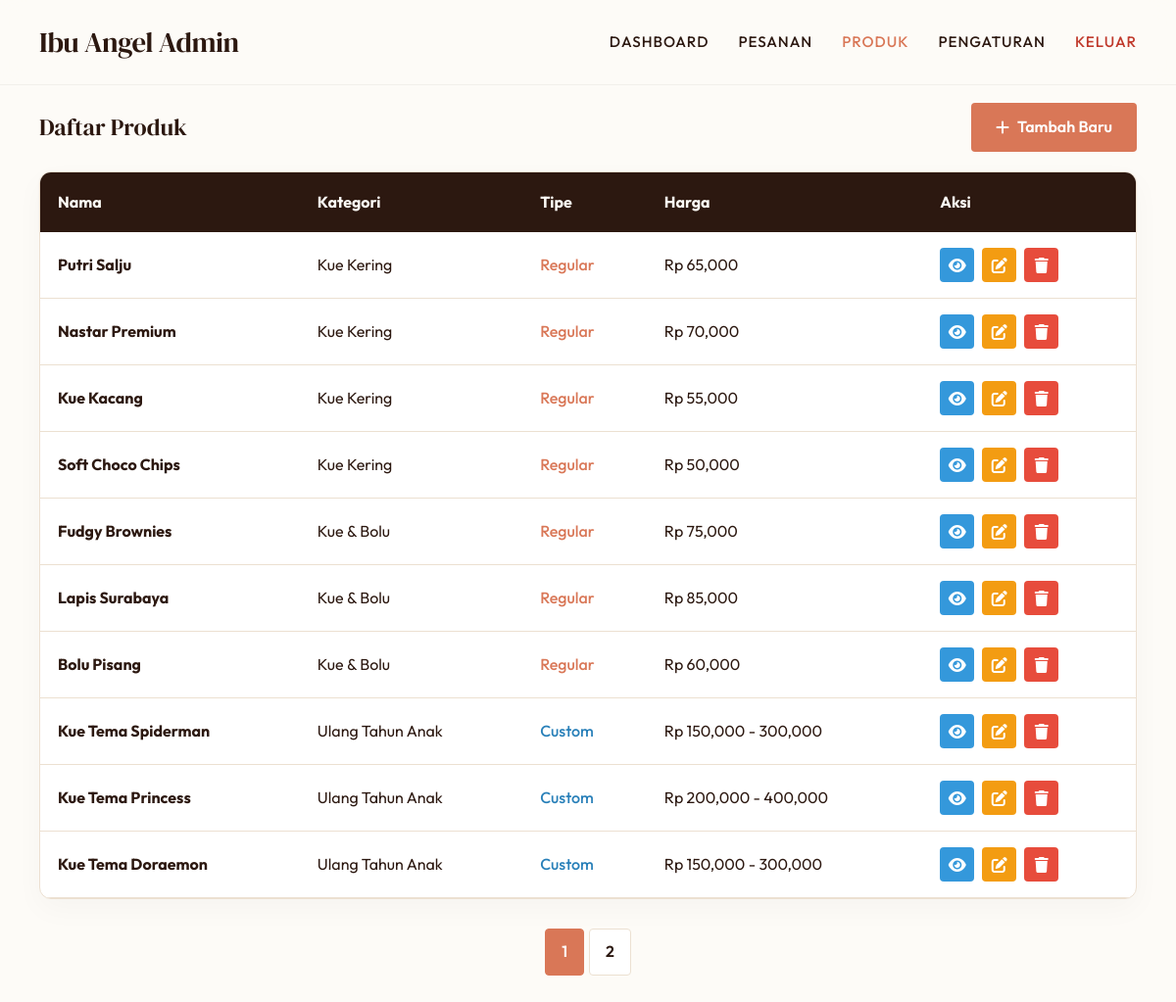
Screenshot of /admin/products.php (signed in) with the database file from the repository.
### tables this page shows
CREATE TABLE `products` (
  `id` int NOT NULL,
  `slug` varchar(150) NOT NULL,
  `name` varchar(255) NOT NULL,
  `category` varchar(150) DEFAULT NULL,
  `type` enum('regular','custom') NOT NULL DEFAULT 'regular',
  `price` int DEFAULT '0',
  `price_min` int DEFAULT '0',
  `price_max` int DEFAULT '0',
  `ingredients` text,
  `description` text,
  `image_url` text,
  `created_at` timestamp NULL DEFAULT CURRENT_TIMESTAMP,
  `updated_at` timestamp NULL DEFAULT CURRENT_TIMESTAMP ON UPDATE CURRENT_TIMESTAMP
);

### admin/products.php (the view, shortened to what this page needs)
<?php
require_once __DIR__ . '/../app/db.php';
$pdo->setAttribute(PDO::ATTR_ERRMODE, PDO::ERRMODE_EXCEPTION);
$limit = 10;
$page = isset($_GET['page']) ? intval($_GET['page']) : 1;
$offset = ($page - 1) * $limit;
$stmt = $pdo->prepare("SELECT * FROM products ORDER BY created_at DESC LIMIT :limit OFFSET :offset");
$stmt->bindValue(':limit', $limit, PDO::PARAM_INT);
$stmt->bindValue(':offset', $offset, PDO::PARAM_INT);
$stmt->execute();
$products = $stmt->fetchAll();
$total = $pdo->query("SELECT COUNT(*) FROM products")->fetchColumn();
$total_pages = ceil($total / $limit);
?>
<!DOCTYPE html>
<html lang="id">
<head>
  <link rel="stylesheet" href="../style.css">
  <link rel="stylesheet" href="https://cdnjs.cloudflare.com/ajax/libs/font-awesome/6.0.0/css/all.min.css">
</head>
<body>
<nav class="navbar">
    <a href="dashboard.php" class="logo">Ibu Angel Admin</a>
    <div class="nav-links">
        <a href="dashboard.php">Dashboard</a>
        <a href="orders.php">Pesanan</a>
        <a href="products.php" style="color: var(--accent);">Produk</a>
        <a href="settings.php">Pengaturan</a>
        <a href="logout.php" style="color: #C0392B;">Keluar</a>
      </div>
</nav>
  <div class="section">
    <div class="admin-container">
      <div style="display:flex; justify-content:space-between; align-items:center; margin-bottom:20px;">
        <h2 style="margin:0;">Daftar Produk</h2>
        <a href="add_product.php" class="btn-add"><i class="fas fa-plus"></i> Tambah Baru</a>
      </div>
      <div class="table-container reveal active">
        <table class="product-table">
          <thead>
            <tr>
              <th>Nama</th><th>Kategori</th><th>Tipe</th><th>Harga</th><th>Aksi</th>
            </tr>
          </thead>
          <tbody>
            <?php foreach ($products as $p): ?>
            <tr>
              <td><strong><?= htmlspecialchars($p['name']) ?></strong></td>
              <td><?= $p['category'] ?></td>
              <td>
                  <?php if($p['type'] == 'regular'): ?>
                      <span style="color: var(--accent); font-weight:500;">Regular</span>
                  <?php else: ?>
                      <span style="color: #2980b9; font-weight:500;">Custom</span>
                  <?php endif; ?>
              </td>
              <td>
              <?php
                  if ($p['type'] === 'custom') echo "Rp " . number_format($p['price_min']) . " - " . number_format($p['price_max']);
                  else echo "Rp " . number_format($p['price']);
              ?>
              </td>
              <td>
                <div class="action-links">
                  <a href="detail_product.php?id=<?= $p['id'] ?>" class="btn-action btn-view" title="Lihat Detail"><i class="fas fa-eye"></i></a>
                  <a href="edit_product.php?id=<?= $p['id'] ?>" class="btn-action btn-edit" title="Edit"><i class="fas fa-edit"></i></a>
                  <a href="delete_product.php?id=<?= $p['id'] ?>" class="btn-action btn-delete" onclick="return confirm('Hapus?')" title="Hapus"><i class="fas fa-trash"></i></a>
                </div>
              </td>
            </tr>
            <?php endforeach; ?>
          </tbody>
        </table>
      </div>
      <div class="pagination">
        <?php for ($i=1; $i <= $total_pages; $i++): ?>
          <a href="?page=<?= $i ?>" class="<?= ($i == $page ? 'active' : '') ?>"><?= $i ?></a>
        <?php endfor; ?>
      </div>
    </div>
  </div>
</body>
</html>

### style.css (style rules this page uses)
:root { --bg-cream: #FDFBF7; --bg-card: #FFFFFF; --text-dark: #2C1810; --text-light: #6D5D55; --accent: #D97757; --accent-dark: #B05538; --line-color: #ECE0D1; --font-heading: 'DM Serif Display', serif; --font-body: 'Outfit', sans-serif; }
* { box-sizing: border-box; margin: 0; padding: 0; }
html { scroll-behavior: smooth; }
body { background-color: var(--bg-cream); color: var(--text-dark); font-family: var(--font-body); line-height: 1.6; overflow-x: hidden; }
h1, h2, h3, h4 { font-family: var(--font-heading); font-weight: 400; color: var(--text-dark); }
.reveal { opacity: 0; transform: translateY(40px); transition: all 1s cubic-bezier(0.165, 0.84, 0.44, 1); }
.reveal.active { opacity: 1; transform: translateY(0); }
.navbar { position: fixed; top: 0; left: 0; right: 0; background: rgba(253, 251, 247, 0.9); backdrop-filter: blur(12px); -webkit-backdrop-filter: blur(12px); padding: 20px 40px; z-index: 1000; display: flex; justify-content: space-between; align-items: center; border-bottom: 1px solid rgba(44, 24, 16, 0.05); transition: padding 0.3s ease; }
.logo { font-family: var(--font-heading); font-size: 1.8rem; color: var(--text-dark); text-decoration: none; letter-spacing: -0.5px; }
.nav-links { list-style: none; display: flex; gap: 30px; align-items: center; }
.nav-links a { text-decoration: none; color: var(--text-dark); font-weight: 500; font-size: 0.95rem; text-transform: uppercase; letter-spacing: 1px; position: relative; transition: color 0.3s; }
.nav-links a::after { content: ''; position: absolute; bottom: -5px; left: 0; width: 0; height: 1px; background: var(--accent); transition: width 0.3s ease; }
.section { padding: 100px 40px; max-width: 1300px; margin: 0 auto; }

### admin/products.php (style rules this page uses)
body { padding-top: 85px; background-color: var(--bg-cream); }
.section { padding-top: 20px !important; padding-bottom: 40px !important; }
.table-container { background: var(--bg-card); border-radius: 12px; box-shadow: 0 10px 30px rgba(0,0,0,0.03); overflow: hidden; border: 1px solid var(--line-color); margin-top: 20px; }
.product-table { width: 100%; border-collapse: collapse; font-family: var(--font-body); }
.product-table th { background-color: var(--text-dark); color: var(--bg-cream); padding: 18px; text-align: left; }
.product-table td { padding: 16px 18px; border-bottom: 1px solid var(--line-color); vertical-align: middle; }
.btn-add { background-color: var(--accent); color: #fff; text-decoration: none; padding: 12px 25px; border-radius: 4px; display: inline-flex; align-items: center; gap: 8px; transition: all 0.3s ease; font-weight: 600; }
.action-links { display: flex; gap: 8px; }
.btn-action { text-decoration: none; width: 35px; height: 35px; padding: 0; border-radius: 4px; border: none; transition: 0.3s; color: #fff; display: inline-flex; align-items: center; justify-content: center; }
.btn-view { background-color: #3498db; }
.btn-edit { background-color: #f39c12; }
.btn-delete { background-color: #e74c3c; }
.pagination { display: flex; justify-content: center; gap: 5px; margin-top: 30px; }
.pagination a { padding: 10px 16px; border: 1px solid var(--line-color); text-decoration: none; color: var(--text-dark); border-radius: 4px; font-weight: 600; transition: all 0.3s; background: #fff; }
.pagination a.active, .pagination a:hover { background: var(--accent); color: #fff; border-color: var(--accent); }

### rows the page displays
products: name "Putri Salju", category "Kue Kering", type "Regular", price "65,000"
products: name "Nastar Premium", category "Kue Kering", type "Regular", price "70,000"
products: name "Kue Kacang", category "Kue Kering", type "Regular", price "55,000"
products: name "Soft Choco Chips", category "Kue Kering", type "Regular", price "50,000"
products: name "Fudgy Brownies", category "Kue & Bolu", type "Regular", price "75,000"
products: name "Lapis Surabaya", category "Kue & Bolu", type "Regular", price "85,000"
products: name "Bolu Pisang", category "Kue & Bolu", type "Regular", price "60,000"
products: name "Kue Tema Spiderman", category "Ulang Tahun Anak", type "Custom", price_min "150,000", price_max "300,000"
products: name "Kue Tema Princess", category "Ulang Tahun Anak", type "Custom", price_min "200,000", price_max "400,000"
products: name "Kue Tema Doraemon", category "Ulang Tahun Anak", type "Custom", price_min "150,000", price_max "300,000"
